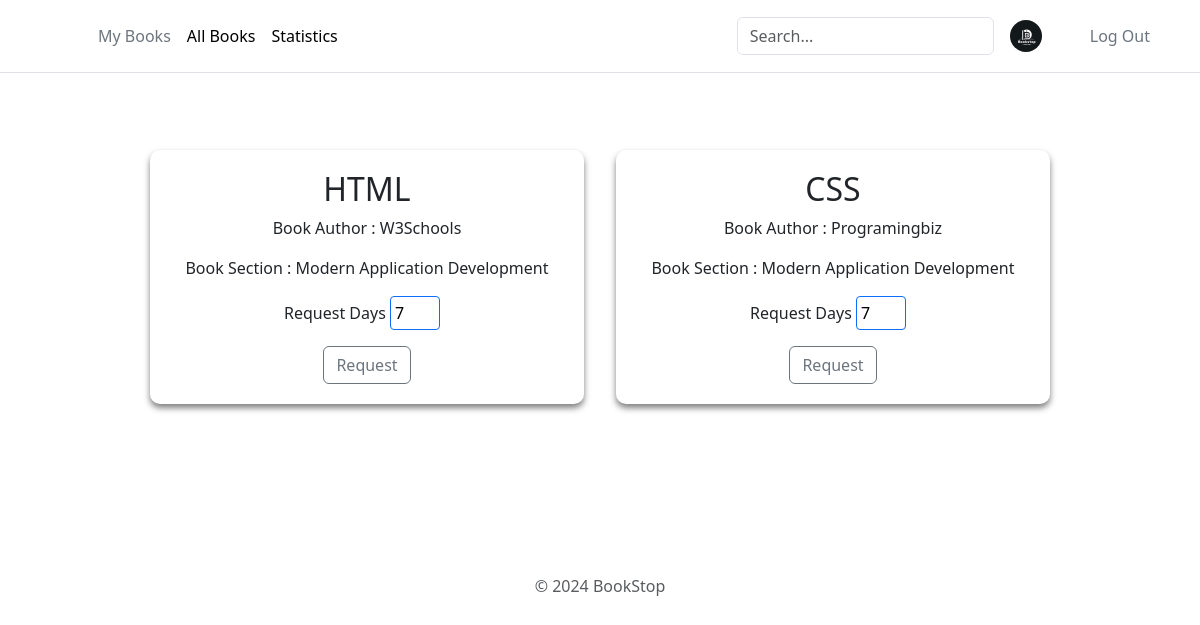
The app's page /allBooks (signed in), older data.
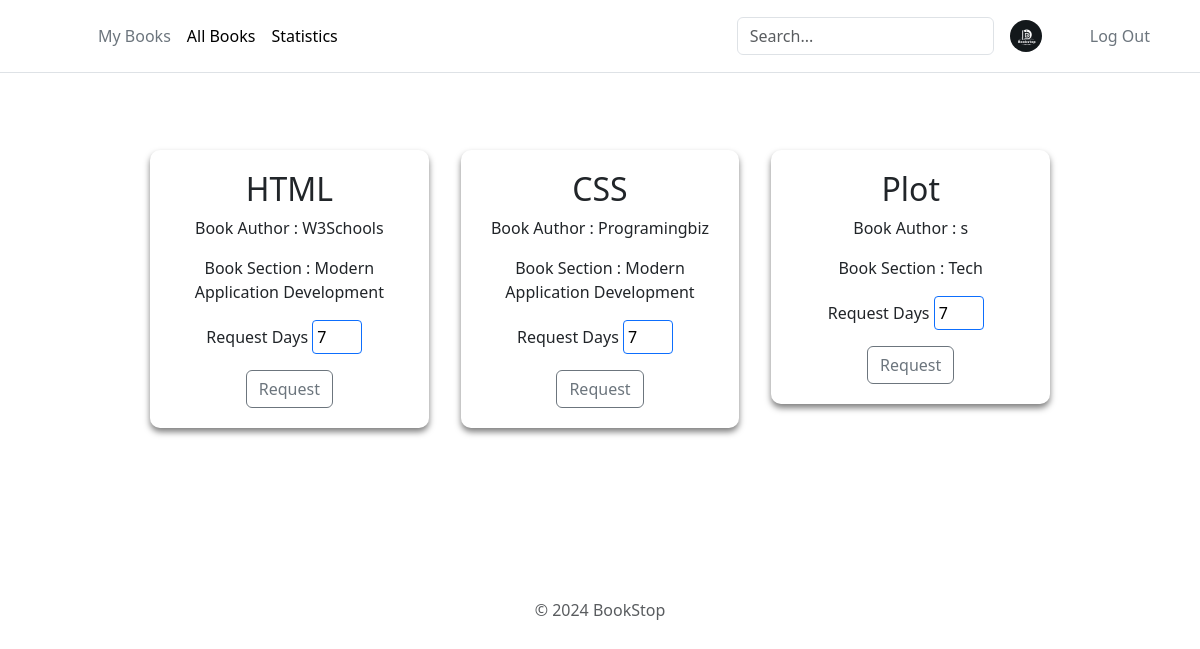
The same page, newer data.
### app.py (models this page shows)
class Books(db.Model):
    __tablename__ = 'books'
    BookId = db.Column(db.Integer, autoincrement=True, primary_key=True)
    SectionId = db.Column(db.Integer, db.ForeignKey('section.SectionId'), nullable=False)
    Title = db.Column(db.String(50), nullable=False)
    Author = db.Column(db.String(50), nullable=False)
    Content = db.Column(db.Text)
    ImageLink = db.Column(db.String(255))

### app.py (the view)
@app.route("/allBooks", methods=["GET","POST"])
def allBooks():
    if 'user_id' not in session:
        return redirect(url_for('userLogin'))
    if request.method == 'POST':
        data = request.form.to_dict()
        requstBook = BookIssue(UserId=session['user_id'], BookId=data['bookid'], SectionId=data['sectionId'], Days=data['days'], IssueStatus = 'requested', IssueDate = datetime.datetime.today().date())
        db.session.add(requstBook)
        db.session.commit()
        bookSec = BookSection.query.all()
        userid = session['user_id']
        return render_template("allBooks.html", books=bookSec, userid = userid)
    else:
        bookSec = BookSection.query.all()
        userid = request.args.get('userid')
        return render_template("allBooks.html", books=bookSec, userid = userid)

### app/templates/allBooks.html (shortened to what this page needs)
<!DOCTYPE html>
<html lang="en">
  <head>
    <link rel="stylesheet" href="/static/add-section.css" />
    {% include 'bootstrap.html' %}
  </head>
  <body>
    <div>
      {% include 'header.html' %}
      <div>
        <div class="main-container">
          {% for book in books %}
          <div class="section-container" id="1">
            <h2>{{book.Books_Title}}</h2>
            <p>Book Author : {{book.Books_Author}}</p>
            <div>
              <p>Book Section : {{book.Section_Title}}</p>
            </div>
            <form action="/allBooks" method="post">
              <p>
                Request Days
                <input
                  type="number"
                  name="days"
                  required
                  value="7"
                  style="width: 50px; padding: 4px; margin-right: 10px"
                />
              </p>
              <button
                type="submit"
                id="request{{book.Books_BookId}}"
                class="btn btn-outline-secondary"
              >
                Request
              </button>
            </form>
          </div>
          {% endfor %}
        </div>
        {% include 'footer.html' %}
      </div>
    </div>
  </body>
</html>

### app/templates/bootstrap.html (shortened to what this page needs)
<link
  href="https://cdn.jsdelivr.net/npm/bootstrap@5.3.2/dist/css/bootstrap.min.css"
  rel="stylesheet"
/>

### app/templates/header.html (shortened to what this page needs)
<header class="p-3 mb-1 border-bottom">
  <div class="container">
    <div
      class="d-flex flex-wrap align-items-center justify-content-center justify-content-lg-start"
    >
      <a
        href="/"
        class="d-flex align-items-center mb-2 mb-lg-0 link-body-emphasis text-decoration-none"
      >
        <svg
          class="bi me-2"
          width="40"
          height="32"
          role="img"
          aria-label="Bootstrap"
        >
          <use xlink:href="#bootstrap" />
        </svg>
      </a>
      <ul
        class="nav col-12 col-lg-auto me-lg-auto mb-2 justify-content-center mb-md-0"
      >
        <li>
          <a href="/myBooks" class="nav-link px-2 link-secondary">My Books</a>
        </li>
        <li>
          <a href="/allBooks" class="nav-link px-2 link-body-emphasis"
            >All Books</a
          >
        </li>
        <li>
          <a href="/userStats" class="nav-link px-2 link-body-emphasis"
            >Statistics</a
          >
        </li>
      </ul>
      <form class="col-12 col-lg-auto mb-3 mb-lg-0 me-lg-3" role="search">
        <input
          type="search"
          class="form-control"
          placeholder="Search..."
          aria-label="Search"
          id="searchInput"
        />
      </form>
      <img
        src="/static/logo.jpg"
        alt="mdo"
        width="32"
        height="32"
        class="rounded-circle"
      />
      <ul class="nav" style="margin-left: 40px">
        <li>
          <a href="/logout" class="nav-link px-2 link-secondary">Log Out</a>
        </li>
      </ul>
    </div>
  </div>
</header>

### app/templates/footer.html
<div class="container">
  <footer class="py-3 my-4">
    <p class="text-center text-body-secondary">&copy; 2024 BookStop</p>
  </footer>
</div>

### app/static/add-section.css (style rules this page uses)
body { background-color: #2d2a2e; margin: 0; }
.main-container { display: flex; flex-wrap: wrap; padding: 130px; align-items: flex-start; gap: 2em; margin: 20px; }
.section-container { background-color: rgba(255, 255, 255, 0.1); backdrop-filter: blur(10px); border-radius: 10px; padding: 20px 20px; box-shadow: 0 4px 6px rgba(0, 0, 0, 0.5); text-align: center; width: 20%; flex-grow: 1; }
header { position: fixed; top: 0; left: 0; width: 100%; background-color: rgba(255, 255, 255, 0.9); z-index: 2; }
input, textarea { width: 100%; padding: 8px; border-radius: 4px; border: solid 1px #0d6efd; color: #000; }
input, textarea { margin-bottom: 20px; }

Row changes from the older to the newer data that the page shows:
added Books: Books_Title "Plot", Books_Author "s", Section_Title "Tech"
